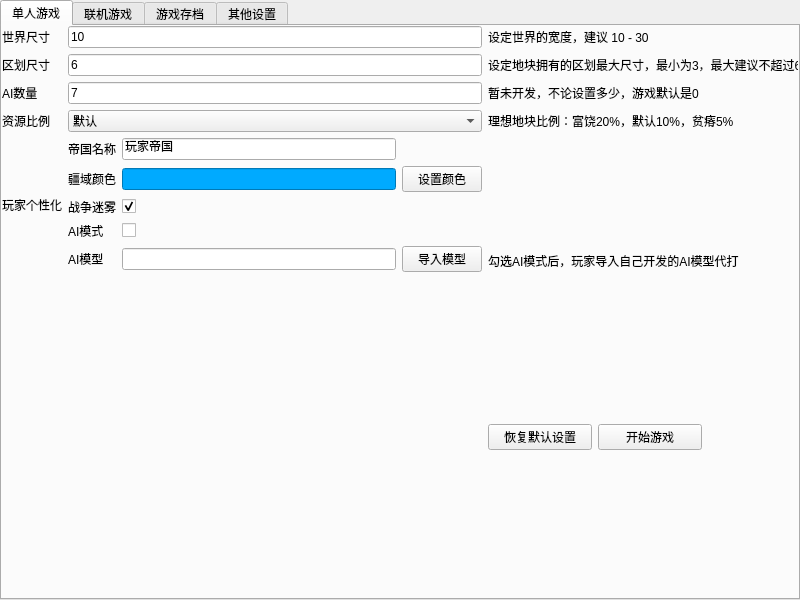
<?xml version="1.0" encoding="UTF-8"?>
<ui version="4.0">
 <class>MainWindow</class>
 <widget class="QMainWindow" name="MainWindow">
  <property name="geometry">
   <rect>
    <x>0</x>
    <y>0</y>
    <width>800</width>
    <height>600</height>
   </rect>
  </property>
  <property name="minimumSize">
   <size>
    <width>800</width>
    <height>600</height>
   </size>
  </property>
  <property name="maximumSize">
   <size>
    <width>800</width>
    <height>600</height>
   </size>
  </property>
  <property name="windowTitle">
   <string>Super Continent Launcher</string>
  </property>
  <widget class="QWidget" name="centralwidget">
   <widget class="QTabWidget" name="tabWidget">
    <property name="geometry">
     <rect>
      <x>0</x>
      <y>0</y>
      <width>800</width>
      <height>600</height>
     </rect>
    </property>
    <property name="minimumSize">
     <size>
      <width>800</width>
      <height>600</height>
     </size>
    </property>
    <property name="maximumSize">
     <size>
      <width>800</width>
      <height>600</height>
     </size>
    </property>
    <property name="currentIndex">
     <number>0</number>
    </property>
    <widget class="QWidget" name="tab_single">
     <attribute name="title">
      <string>单人游戏</string>
     </attribute>
     <widget class="QWidget" name="gridLayoutWidget">
      <property name="geometry">
       <rect>
        <x>0</x>
        <y>0</y>
        <width>810</width>
        <height>571</height>
       </rect>
      </property>
      <layout class="QGridLayout" name="gridLayout">
       <item row="5" column="5">
        <layout class="QHBoxLayout" name="horizontalLayout">
         <item>
          <widget class="QPushButton" name="pushButton_reset">
           <property name="text">
            <string>恢复默认设置</string>
           </property>
          </widget>
         </item>
         <item>
          <widget class="QPushButton" name="pushButton_play">
           <property name="text">
            <string>开始游戏</string>
           </property>
          </widget>
         </item>
         <item>
          <widget class="QLabel" name="label_7">
           <property name="text">
            <string/>
           </property>
          </widget>
         </item>
        </layout>
       </item>
       <item row="3" column="4">
        <widget class="QComboBox" name="comboBox_resSetting">
         <property name="editable">
          <bool>false</bool>
         </property>
         <property name="currentText">
          <string>默认</string>
         </property>
         <property name="currentIndex">
          <number>1</number>
         </property>
         <item>
          <property name="text">
           <string>富饶</string>
          </property>
         </item>
         <item>
          <property name="text">
           <string>默认</string>
          </property>
         </item>
         <item>
          <property name="text">
           <string>贫瘠</string>
          </property>
         </item>
        </widget>
       </item>
       <item row="1" column="4">
        <widget class="QLineEdit" name="lineEdit_zoningSize">
         <property name="text">
          <string>6</string>
         </property>
        </widget>
       </item>
       <item row="1" column="5">
        <widget class="QLabel" name="label_zoning_desc">
         <property name="font">
          <font>
           <pointsize>9</pointsize>
          </font>
         </property>
         <property name="text">
          <string>设定地块拥有的区划最大尺寸，最小为3，最大建议不超过6   </string>
         </property>
        </widget>
       </item>
       <item row="0" column="4">
        <widget class="QLineEdit" name="lineEdit_worldSize">
         <property name="text">
          <string>10</string>
         </property>
        </widget>
       </item>
       <item row="3" column="2">
        <widget class="QLabel" name="label_res">
         <property name="font">
          <font>
           <pointsize>9</pointsize>
          </font>
         </property>
         <property name="text">
          <string>资源比例</string>
         </property>
        </widget>
       </item>
       <item row="2" column="5">
        <widget class="QLabel" name="label_ai_desc">
         <property name="font">
          <font>
           <pointsize>9</pointsize>
          </font>
         </property>
         <property name="text">
          <string>暂未开发，不论设置多少，游戏默认是0</string>
         </property>
        </widget>
       </item>
       <item row="0" column="5">
        <widget class="QLabel" name="label_world_desc">
         <property name="font">
          <font>
           <pointsize>9</pointsize>
          </font>
         </property>
         <property name="text">
          <string>设定世界的宽度，建议 10 - 30</string>
         </property>
        </widget>
       </item>
       <item row="2" column="4">
        <widget class="QLineEdit" name="lineEdit_AiNumber">
         <property name="text">
          <string>7</string>
         </property>
        </widget>
       </item>
       <item row="3" column="5">
        <widget class="QLabel" name="label_res_desc">
         <property name="font">
          <font>
           <pointsize>9</pointsize>
          </font>
         </property>
         <property name="text">
          <string>理想地块比例：富饶20%，默认10%，贫瘠5%</string>
         </property>
        </widget>
       </item>
       <item row="0" column="2">
        <widget class="QLabel" name="label_world_size">
         <property name="font">
          <font>
           <pointsize>9</pointsize>
          </font>
         </property>
         <property name="text">
          <string>世界尺寸</string>
         </property>
        </widget>
       </item>
       <item row="4" column="2">
        <widget class="QLabel" name="label_player">
         <property name="font">
          <font>
           <pointsize>9</pointsize>
          </font>
         </property>
         <property name="text">
          <string>玩家个性化</string>
         </property>
        </widget>
       </item>
       <item row="2" column="2">
        <widget class="QLabel" name="label_AiNumber">
         <property name="font">
          <font>
           <pointsize>9</pointsize>
          </font>
         </property>
         <property name="text">
          <string>AI数量</string>
         </property>
        </widget>
       </item>
       <item row="4" column="5">
        <layout class="QVBoxLayout" name="verticalLayout">
         <item>
          <widget class="QLabel" name="label_2">
           <property name="text">
            <string/>
           </property>
          </widget>
         </item>
         <item>
          <widget class="QLabel" name="label_3">
           <property name="text">
            <string/>
           </property>
          </widget>
         </item>
         <item>
          <widget class="QLabel" name="label_4">
           <property name="text">
            <string/>
           </property>
          </widget>
         </item>
         <item>
          <widget class="QLabel" name="label_5">
           <property name="text">
            <string/>
           </property>
          </widget>
         </item>
         <item>
          <widget class="QLabel" name="label_aiModel_2">
           <property name="font">
            <font>
             <pointsize>9</pointsize>
            </font>
           </property>
           <property name="text">
            <string>勾选AI模式后，玩家导入自己开发的AI模型代打</string>
           </property>
          </widget>
         </item>
        </layout>
       </item>
       <item row="1" column="2">
        <widget class="QLabel" name="label_zoning_size">
         <property name="font">
          <font>
           <pointsize>9</pointsize>
          </font>
         </property>
         <property name="text">
          <string>区划尺寸</string>
         </property>
        </widget>
       </item>
       <item row="4" column="4">
        <layout class="QGridLayout" name="gridLayout_3">
         <item row="0" column="1">
          <widget class="QLineEdit" name="lineEdit_playerName">
           <property name="text">
            <string>玩家帝国</string>
           </property>
          </widget>
         </item>
         <item row="1" column="1">
          <widget class="QLineEdit" name="lineEdit_borderColor">
           <property name="contextMenuPolicy">
            <enum>Qt::DefaultContextMenu</enum>
           </property>
           <property name="styleSheet">
            <string notr="true">background-color:rgb(0, 170, 255)</string>
           </property>
           <property name="readOnly">
            <bool>true</bool>
           </property>
          </widget>
         </item>
         <item row="0" column="0">
          <widget class="QLabel" name="label_playerName">
           <property name="font">
            <font>
             <pointsize>9</pointsize>
            </font>
           </property>
           <property name="text">
            <string>帝国名称</string>
           </property>
          </widget>
         </item>
         <item row="3" column="0">
          <widget class="QLabel" name="label_aiMode">
           <property name="font">
            <font>
             <pointsize>9</pointsize>
            </font>
           </property>
           <property name="text">
            <string>AI模式</string>
           </property>
          </widget>
         </item>
         <item row="2" column="0">
          <widget class="QLabel" name="label_fog">
           <property name="font">
            <font>
             <pointsize>9</pointsize>
            </font>
           </property>
           <property name="text">
            <string>战争迷雾</string>
           </property>
          </widget>
         </item>
         <item row="1" column="2">
          <widget class="QPushButton" name="pushButton_setBorderColor">
           <property name="text">
            <string>设置颜色</string>
           </property>
          </widget>
         </item>
         <item row="2" column="1">
          <widget class="QCheckBox" name="checkBox_fog">
           <property name="text">
            <string/>
           </property>
           <property name="checked">
            <bool>true</bool>
           </property>
          </widget>
         </item>
         <item row="1" column="0">
          <widget class="QLabel" name="label_playerColor">
           <property name="font">
            <font>
             <pointsize>9</pointsize>
            </font>
           </property>
           <property name="text">
            <string>疆域颜色</string>
           </property>
          </widget>
         </item>
         <item row="3" column="1">
          <widget class="QCheckBox" name="checkBox_aiMode">
           <property name="text">
            <string/>
           </property>
          </widget>
         </item>
         <item row="4" column="0">
          <widget class="QLabel" name="label_aiModel">
           <property name="font">
            <font>
             <pointsize>9</pointsize>
            </font>
           </property>
           <property name="text">
            <string>AI模型</string>
           </property>
          </widget>
         </item>
         <item row="4" column="1">
          <widget class="QLineEdit" name="lineEdit_aiModel">
           <property name="readOnly">
            <bool>false</bool>
           </property>
          </widget>
         </item>
         <item row="4" column="2">
          <widget class="QPushButton" name="pushButton_aiModel">
           <property name="text">
            <string>导入模型</string>
           </property>
          </widget>
         </item>
        </layout>
       </item>
      </layout>
     </widget>
    </widget>
    <widget class="QWidget" name="tab_multiple">
     <attribute name="title">
      <string>联机游戏</string>
     </attribute>
    </widget>
    <widget class="QWidget" name="tab_saveFiles">
     <attribute name="title">
      <string>游戏存档</string>
     </attribute>
    </widget>
    <widget class="QWidget" name="tab_setting">
     <attribute name="title">
      <string>其他设置</string>
     </attribute>
    </widget>
   </widget>
  </widget>
 </widget>
 <resources/>
 <connections/>
</ui>
